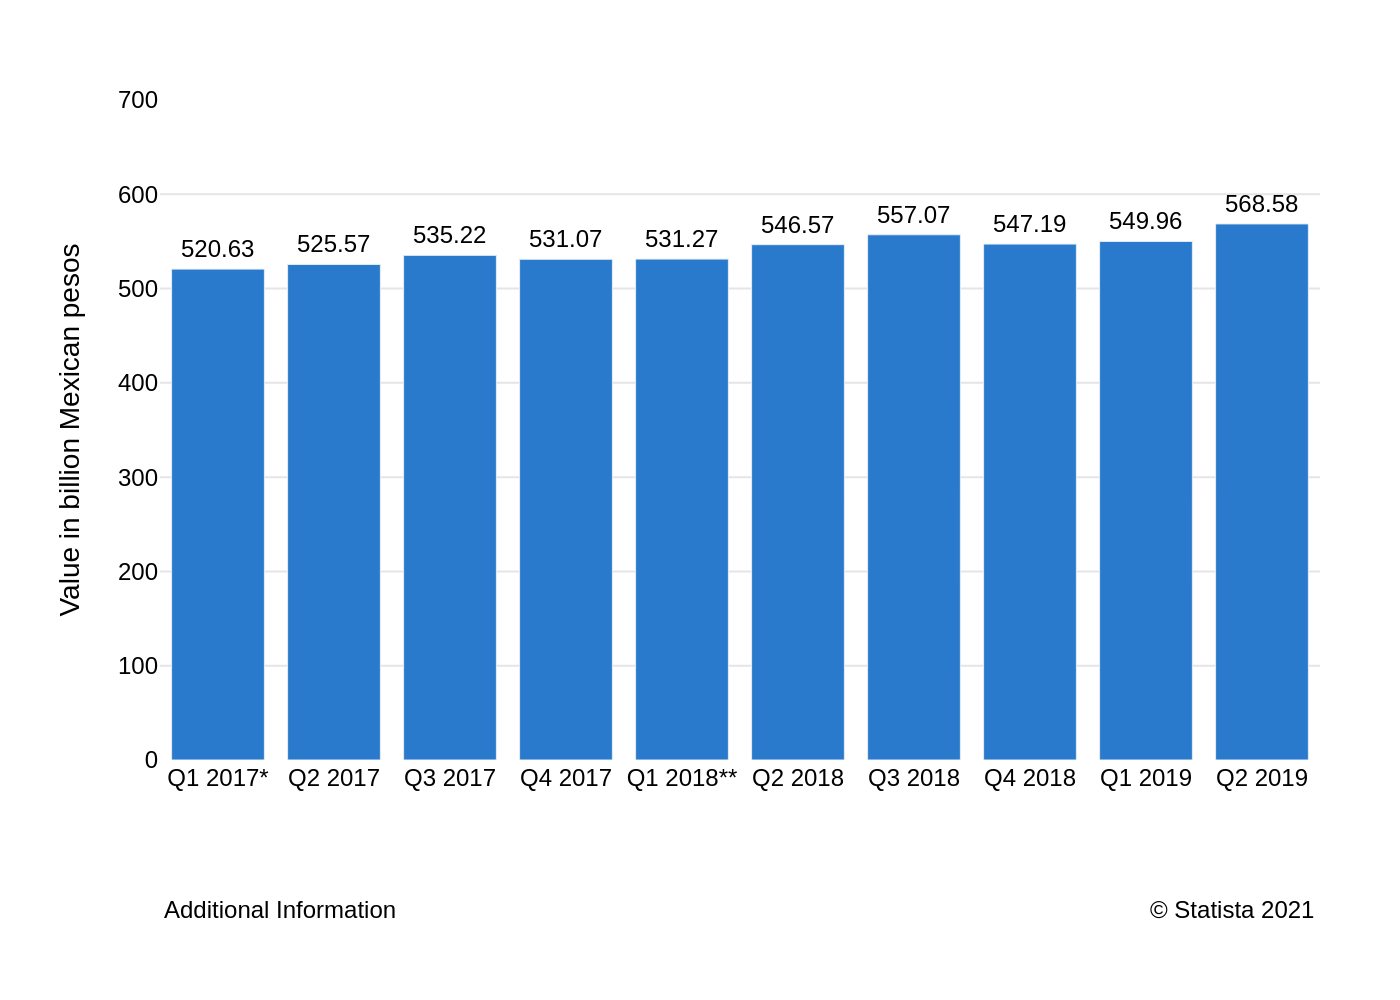

Source code (Python):
import sys
import json
import plotly.graph_objects as go

# Ensure a JSON file path is provided as a command-line argument
if len(sys.argv) != 2:
    print("Usage: python create_chart.py <path_to_json_file>")
    sys.exit(1)

json_path = sys.argv[1]

# Read and parse the JSON data file
try:
    with open(json_path, 'r', encoding='utf-8') as f:
        chart_config = json.load(f)
except FileNotFoundError:
    print(f"Error: JSON file not found at '{json_path}'")
    sys.exit(1)
except json.JSONDecodeError:
    print(f"Error: Invalid JSON format in '{json_path}'")
    sys.exit(1)

# Extract data and text from the JSON structure
data_series = chart_config['chart_data'][0]
texts = chart_config['texts']
colors = chart_config['colors']

# Initialize the figure
fig = go.Figure()

# Add the bar trace with data and styling from JSON
fig.add_trace(go.Bar(
    x=data_series['x_values'],
    y=data_series['y_values'],
    marker_color=colors[0],
    text=data_series['y_values'],
    textposition='outside',
    texttemplate='%{text:.2f}',
    cliponaxis=False  # Allows text to be drawn outside the axis range
))

# Combine title and subtitle if they exist
title_text = ""
if texts.get('title'):
    title_text += texts['title']
if texts.get('subtitle'):
    title_text += f"<br><sub>{texts['subtitle']}</sub>"

# Configure the chart layout
fig.update_layout(
    font=dict(family="Arial", size=12, color="black"),
    title_text=title_text if title_text else None,
    title_x=0.05,
    yaxis_title=texts.get('y_axis_title'),
    xaxis_title=texts.get('x_axis_title'),
    plot_bgcolor='white',
    paper_bgcolor='white',
    showlegend=False,
    yaxis=dict(
        range=[0, 700],
        showgrid=True,
        gridcolor='#e5e5e5',
        zeroline=False
    ),
    xaxis=dict(
        showgrid=False,
        zeroline=False,
        type='category'
    ),
    margin=dict(l=80, r=40, t=50, b=120),
    annotations=[
        dict(
            text=texts.get('note', ''),
            align='left',
            showarrow=False,
            xref='paper',
            yref='paper',
            x=0,
            y=-0.2,  # Position adjusted for bottom margin
            xanchor='left',
            yanchor='top'
        ),
        dict(
            text=texts.get('source', ''),
            align='right',
            showarrow=False,
            xref='paper',
            yref='paper',
            x=1,
            y=-0.2,  # Position adjusted for bottom margin
            xanchor='right',
            yanchor='top'
        )
    ]
)

# Style the text on top of the bars
fig.update_traces(textfont=dict(family="Arial", size=12, color='black'))

# Derive the output filename from the input JSON filename
base_filename = json_path.split('/')[-1].split('\\')[-1].rsplit('.', 1)[0]
output_filename = f"{base_filename}.png"

# Save the figure to a PNG file
fig.write_image(output_filename, scale=2)

print(f"Chart successfully generated and saved to {output_filename}")
